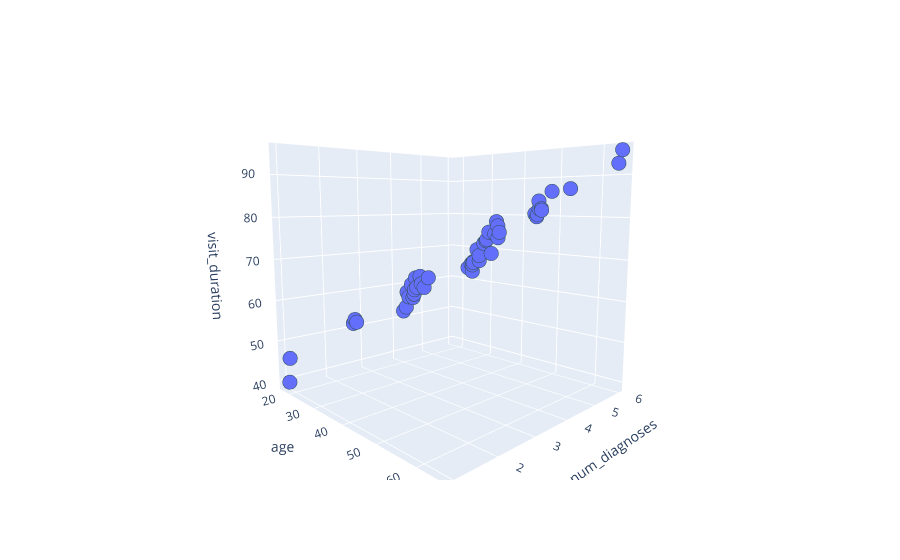

The code cell stored with this chart in its notebook:
### Markdown cell above
# Figure 2: 3D plot connecting age, num_dx, and visit minutes

### Code cell
fig = px.scatter_3d(visit_df, x='age', y='num_diagnoses', z='visit_duration')
fig.update_traces(marker=dict(size=5,
                              line=dict(width=2,
                                        color='DarkSlateGrey')),
                  selector=dict(mode='markers'))
fig.show()

### Figure 1 — Plotly figure (JSON) as saved in the notebook; plotly's stock layout.template omitted (floating-point values rounded to 4 significant figures)
{"data": [{"hoverlabel": {"namelength": 0}, "hovertemplate": "age=%{x}<br>num_diagnoses=%{y}<br>visit_duration=%{z}", "legendgroup": "", "marker": {"color": "#636efa", "line": {"color": "DarkSlateGrey", "width": 2}, "size": 5, "symbol": "circle"}, "mode": "markers", "name": "", "scene": "scene", "showlegend": false, "type": "scatter3d", "x": [35.43, 42.72, 42.85, 42.93, 43.94, 17.32, 17.9, 49.4, 52.78, 47.09, 49.05, 39.7, 27.85, 35.3, 35.31, 51.77, 49.48, 46.38, 45.79, 31.79, 34.94, 36.13, 27.21, 32.72, 52.72, 48.63, 42.67, 34.46, 64.73, 55.18, 44.57, 51.6, 52.19, 52.09, 47.78, 35.78, 49.79, 59.38, 33.03, 37.2, 28.42, 37.56, 38.42, 46.57, 51.13, 41.44, 64.06, 33.61, 42.34, 44.55], "y": [3, 4, 4, 4, 4, 1, 1, 4, 5, 4, 4, 3, 2, 3, 3, 5, 4, 4, 4, 3, 3, 3, 2, 3, 5, 4, 4, 3, 6, 5, 4, 5, 5, 5, 4, 3, 4, 5, 3, 3, 2, 3, 3, 4, 5, 4, 6, 3, 4, 4], "z": [62.67, 68.5, 69.29, 69.09, 72.32, 39.55, 45.78, 78.2, 81.71, 76.65, 79.19, 66.12, 55.65, 61.59, 61.54, 80.62, 75.5, 74.62, 73.96, 56.78, 60.68, 63.36, 54.53, 57.94, 82.03, 76.3, 66.94, 63.8, 95.54, 86.09, 69.74, 80.11, 82.02, 83.87, 71.72, 65.6, 76.75, 86.62, 61.72, 66.15, 55.09, 64.41, 63.65, 74.91, 80.82, 67.67, 92.54, 60.63, 68.7, 70.95]}], "layout": {"autosize": true, "legend": {"tracegroupgap": 0}, "margin": {"t": 60}, "scene": {"aspectmode": "auto", "aspectratio": {"x": 1, "y": 1, "z": 1}, "camera": {"center": {"x": 0, "y": 0, "z": 0}, "eye": {"x": 1.446, "y": -1.399, "z": 0.2706}, "projection": {"type": "perspective"}, "up": {"x": -0.002673, "y": -0.002764, "z": 1.0}}, "domain": {"x": [0, 1], "y": [0, 1]}, "xaxis": {"title": {"text": "age"}, "type": "linear"}, "yaxis": {"title": {"text": "num_diagnoses"}, "type": "linear"}, "zaxis": {"title": {"text": "visit_duration"}, "type": "linear"}}}}
